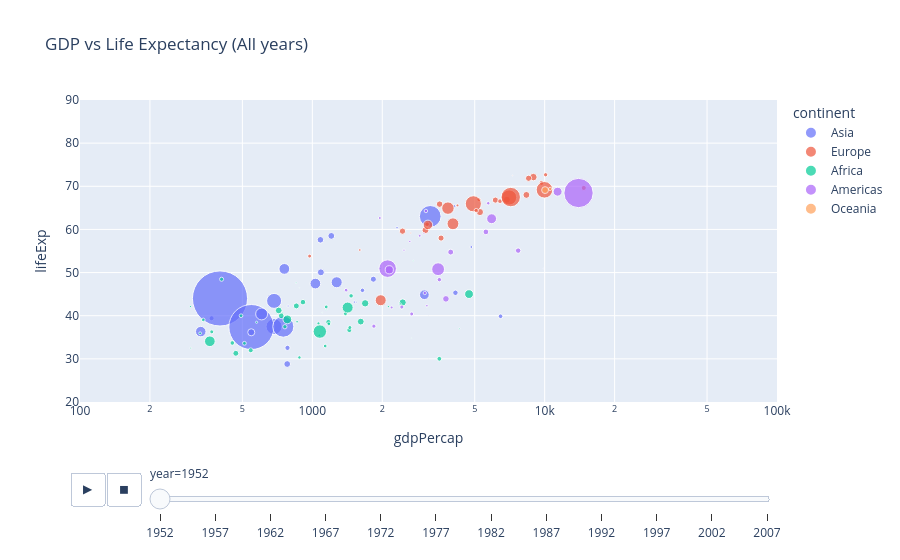

The notebook cell saved with this chart:
### Markdown cell above
#### Animated Scatter Plot — GDP vs Life Expectancy Over Time
Show trends dynamically over time.

### Code cell
fig = px.scatter(df, 
                 x = 'gdpPercap',
                 y = 'lifeExp',
                 color = 'continent',
                 size = 'pop',
                 log_x = True,
                 hover_name = 'country',
                 animation_frame = 'year',
                 animation_group = 'country',
                 size_max = 60,
                 range_y = [20, 90],
                 range_x = [100, 100000],
                 title = 'GDP vs Life Expectancy (All years)')
fig.show()

### Figure 1 — Plotly figure (JSON) as saved in the notebook; plotly's stock layout.template omitted (floating-point values rounded to 4 significant figures)
{"data": [{"hovertemplate": "<b>%{hovertext}</b><br><br>continent=Asia<br>year=1952<br>gdpPercap=%{x}<br>lifeExp=%{y}<br>pop=%{marker.size}<extra></extra>", "hovertext": ["Afghanistan", "Bahrain", "Bangladesh", "Cambodia", "China", "Hong Kong, China", "India", "Indonesia", "Iran", "Iraq", "Israel", "Japan", "Jordan", "Korea, Dem. Rep.", "Korea, Rep.", "Kuwait", "Lebanon", "Malaysia", "Mongolia", "Myanmar", "Nepal", "Oman", "Pakistan", "Philippines", "Saudi Arabia", "Singapore", "Sri Lanka", "Syria", "Taiwan", "Thailand", "Vietnam", "West Bank and Gaza", "Yemen, Rep."], "ids": ["Afghanistan", "Bahrain", "Bangladesh", "Cambodia", "China", "Hong Kong, China", "India", "Indonesia", "Iran", "Iraq", "Israel", "Japan", "Jordan", "Korea, Dem. Rep.", "Korea, Rep.", "Kuwait", "Lebanon", "Malaysia", "Mongolia", "Myanmar", "Nepal", "Oman", "Pakistan", "Philippines", "Saudi Arabia", "Singapore", "Sri Lanka", "Syria", "Taiwan", "Thailand", "Vietnam", "West Bank and Gaza", "Yemen, Rep."], "legendgroup": "Asia", "marker": {"color": "#636efa", "size": [8425333, 120447, 46886859, 4693836, 556263527, 2125900, 372000000, 82052000, 17272000, 5441766, 1620914, 86459025, 607914, 8865488, 20947571, 160000, 1439529, 6748378, 800663, 20092996, 9182536, 507833, 41346560, 22438691, 4005677, 1127000, 7982342, 3661549, 8550362, 21289402, 26246839, 1030585, 4963829], "sizemode": "area", "sizeref": 366300.0, "symbol": "circle"}, "mode": "markers", "name": "Asia", "orientation": "v", "showlegend": true, "type": "scatter", "x": [779.4, 9867.0, 684.2, 368.5, 400.4, 3054.0, 546.6, 749.7, 3035.0, 4130.0, 4087.0, 3217.0, 1547.0, 1088.0, 1031.0, 108400.0, 4835.0, 1831.0, 786.6, 331.0, 545.9, 1828.0, 684.6, 1273.0, 6460.0, 2315.0, 1084.0, 1643.0, 1207.0, 757.8, 605.1, 1516.0, 781.7], "xaxis": "x", "y": [28.8, 50.94, 37.48, 39.42, 44.0, 60.96, 37.37, 37.47, 44.87, 45.32, 65.39, 63.03, 43.16, 50.06, 47.45, 55.56, 55.93, 48.46, 42.24, 36.32, 36.16, 37.58, 43.44, 47.75, 39.88, 60.4, 57.59, 45.88, 58.5, 50.85, 40.41, 43.16, 32.55], "yaxis": "y"}, {"hovertemplate": "<b>%{hovertext}</b><br><br>continent=Europe<br>year=1952<br>gdpPercap=%{x}<br>lifeExp=%{y}<br>pop=%{marker.size}<extra></extra>", "hovertext": ["Albania", "Austria", "Belgium", "Bosnia and Herzegovina", "Bulgaria", "Croatia", "Czech Republic", "Denmark", "Finland", "France", "Germany", "Greece", "Hungary", "Iceland", "Ireland", "Italy", "Montenegro", "Netherlands", "Norway", "Poland", "Portugal", "Romania", "Serbia", "Slovak Republic", "Slovenia", "Spain", "Sweden", "Switzerland", "Turkey", "United Kingdom"], "ids": ["Albania", "Austria", "Belgium", "Bosnia and Herzegovina", "Bulgaria", "Croatia", "Czech Republic", "Denmark", "Finland", "France", "Germany", "Greece", "Hungary", "Iceland", "Ireland", "Italy", "Montenegro", "Netherlands", "Norway", "Poland", "Portugal", "Romania", "Serbia", "Slovak Republic", "Slovenia", "Spain", "Sweden", "Switzerland", "Turkey", "United Kingdom"], "legendgroup": "Europe", "marker": {"color": "#EF553B", "size": [1282697, 6927772, 8730405, 2791000, 7274900, 3882229, 9125183, 4334000, 4090500, 42459667, 69145952, 7733250, 9504000, 147962, 2952156, 47666000, 413834, 10381988, 3327728, 25730551, 8526050, 16630000, 6860147, 3558137, 1489518, 28549870, 7124673, 4815000, 22235677, 50430000], "sizemode": "area", "sizeref": 366300.0, "symbol": "circle"}, "mode": "markers", "name": "Europe", "orientation": "v", "showlegend": true, "type": "scatter", "x": [1601.0, 6137.0, 8343.0, 973.5, 2444.0, 3119.0, 6876.0, 9692.0, 6425.0, 7030.0, 7144.0, 3531.0, 5264.0, 7268.0, 5210.0, 4931.0, 2648.0, 8942.0, 10100.0, 4029.0, 3068.0, 3145.0, 3581.0, 5075.0, 4215.0, 3834.0, 8528.0, 14730.0, 1969.0, 9980.0], "xaxis": "x", "y": [55.23, 66.8, 68.0, 53.82, 59.6, 61.21, 66.87, 70.78, 66.55, 67.41, 67.5, 65.86, 64.03, 72.49, 66.91, 65.94, 59.16, 72.13, 72.67, 61.31, 59.82, 61.05, 58.0, 64.36, 65.57, 64.94, 71.86, 69.62, 43.59, 69.18], "yaxis": "y"}, {"hovertemplate": "<b>%{hovertext}</b><br><br>continent=Africa<br>year=1952<br>gdpPercap=%{x}<br>lifeExp=%{y}<br>pop=%{marker.size}<extra></extra>", "hovertext": ["Algeria", "Angola", "Benin", "Botswana", "Burkina Faso", "Burundi", "Cameroon", "Central African Republic", "Chad", "Comoros", "Congo, Dem. Rep.", "Congo, Rep.", "Cote d'Ivoire", "Djibouti", "Egypt", "Equatorial Guinea", "Eritrea", "Ethiopia", "Gabon", "Gambia", "Ghana", "Guinea", "Guinea-Bissau", "Kenya", "Lesotho", "Liberia", "Libya", "Madagascar", "Malawi", "Mali", "Mauritania", "Mauritius", "Morocco", "Mozambique", "Namibia", "Niger", "Nigeria", "Reunion", "Rwanda", "Sao Tome and Principe", "Senegal", "Sierra Leone", "Somalia", "South Africa", "Sudan", "Swaziland", "Tanzania", "Togo", "Tunisia", "Uganda", "Zambia", "Zimbabwe"], "ids": ["Algeria", "Angola", "Benin", "Botswana", "Burkina Faso", "Burundi", "Cameroon", "Central African Republic", "Chad", "Comoros", "Congo, Dem. Rep.", "Congo, Rep.", "Cote d'Ivoire", "Djibouti", "Egypt", "Equatorial Guinea", "Eritrea", "Ethiopia", "Gabon", "Gambia", "Ghana", "Guinea", "Guinea-Bissau", "Kenya", "Lesotho", "Liberia", "Libya", "Madagascar", "Malawi", "Mali", "Mauritania", "Mauritius", "Morocco", "Mozambique", "Namibia", "Niger", "Nigeria", "Reunion", "Rwanda", "Sao Tome and Principe", "Senegal", "Sierra Leone", "Somalia", "South Africa", "Sudan", "Swaziland", "Tanzania", "Togo", "Tunisia", "Uganda", "Zambia", "Zimbabwe"], "legendgroup": "Africa", "marker": {"color": "#00cc96", "size": [9279525, 4232095, 1738315, 442308, 4469979, 2445618, 5009067, 1291695, 2682462, 153936, 14100005, 854885, 2977019, 63149, 22223309, 216964, 1438760, 20860941, 420702, 284320, 5581001, 2664249, 580653, 6464046, 748747, 863308, 1019729, 4762912, 2917802, 3838168, 1022556, 516556, 9939217, 6446316, 485831, 3379468, 33119096, 257700, 2534927, 60011, 2755589, 2143249, 2526994, 14264935, 8504667, 290243, 8322925, 1219113, 3647735, 5824797, 2672000, 3080907], "sizemode": "area", "sizeref": 366300.0, "symbol": "circle"}, "mode": "markers", "name": "Africa", "orientation": "v", "showlegend": true, "type": "scatter", "x": [2449.0, 3521.0, 1063.0, 851.2, 543.3, 339.3, 1173.0, 1071.0, 1179.0, 1103.0, 780.5, 2126.0, 1389.0, 2670.0, 1419.0, 375.6, 328.9, 362.1, 4293.0, 485.2, 911.3, 510.2, 299.9, 853.5, 298.8, 575.6, 2388.0, 1443.0, 369.2, 452.3, 743.1, 1968.0, 1688.0, 468.5, 2424.0, 761.9, 1077.0, 2719.0, 493.3, 879.6, 1450.0, 879.8, 1136.0, 4725.0, 1616.0, 1148.0, 716.7, 859.8, 1468.0, 734.8, 1147.0, 406.9], "xaxis": "x", "y": [43.08, 30.02, 38.22, 47.62, 31.98, 39.03, 38.52, 35.46, 38.09, 40.72, 39.14, 42.11, 40.48, 34.81, 41.89, 34.48, 35.93, 34.08, 37.0, 30.0, 43.15, 33.61, 32.5, 42.27, 42.14, 38.48, 42.72, 36.68, 36.26, 33.69, 40.54, 50.99, 42.87, 31.29, 41.73, 37.44, 36.32, 52.72, 40.0, 46.47, 37.28, 30.33, 32.98, 45.01, 38.63, 41.41, 41.22, 38.6, 44.6, 39.98, 42.04, 48.45], "yaxis": "y"}, {"hovertemplate": "<b>%{hovertext}</b><br><br>continent=Americas<br>year=1952<br>gdpPercap=%{x}<br>lifeExp=%{y}<br>pop=%{marker.size}<extra></extra>", "hovertext": ["Argentina", "Bolivia", "Brazil", "Canada", "Chile", "Colombia", "Costa Rica", "Cuba", "Dominican Republic", "Ecuador", "El Salvador", "Guatemala", "Haiti", "Honduras", "Jamaica", "Mexico", "Nicaragua", "Panama", "Paraguay", "Peru", "Puerto Rico", "Trinidad and Tobago", "United States", "Uruguay", "Venezuela"], "ids": ["Argentina", "Bolivia", "Brazil", "Canada", "Chile", "Colombia", "Costa Rica", "Cuba", "Dominican Republic", "Ecuador", "El Salvador", "Guatemala", "Haiti", "Honduras", "Jamaica", "Mexico", "Nicaragua", "Panama", "Paraguay", "Peru", "Puerto Rico", "Trinidad and Tobago", "United States", "Uruguay", "Venezuela"], "legendgroup": "Americas", "marker": {"color": "#ab63fa", "size": [17876956, 2883315, 56602560, 14785584, 6377619, 12350771, 926317, 6007797, 2491346, 3548753, 2042865, 3146381, 3201488, 1517453, 1426095, 30144317, 1165790, 940080, 1555876, 8025700, 2227000, 662850, 157553000, 2252965, 5439568], "sizemode": "area", "sizeref": 366300.0, "symbol": "circle"}, "mode": "markers", "name": "Americas", "orientation": "v", "showlegend": true, "type": "scatter", "x": [5911.0, 2677.0, 2109.0, 11370.0, 3940.0, 2144.0, 2627.0, 5587.0, 1398.0, 3522.0, 3048.0, 2428.0, 1840.0, 2195.0, 2899.0, 3478.0, 3112.0, 2480.0, 1952.0, 3759.0, 3082.0, 3023.0, 13990.0, 5717.0, 7690.0], "xaxis": "x", "y": [62.48, 40.41, 50.92, 68.75, 54.74, 50.64, 57.21, 59.42, 45.93, 48.36, 45.26, 42.02, 37.58, 41.91, 58.53, 50.79, 42.31, 55.19, 62.65, 43.9, 64.28, 59.1, 68.44, 66.07, 55.09], "yaxis": "y"}, {"hovertemplate": "<b>%{hovertext}</b><br><br>continent=Oceania<br>year=1952<br>gdpPercap=%{x}<br>lifeExp=%{y}<br>pop=%{marker.size}<extra></extra>", "hovertext": ["Australia", "New Zealand"], "ids": ["Australia", "New Zealand"], "legendgroup": "Oceania", "marker": {"color": "#FFA15A", "size": [8691212, 1994794], "sizemode": "area", "sizeref": 366300.0, "symbol": "circle"}, "mode": "markers", "name": "Oceania", "orientation": "v", "showlegend": true, "type": "scatter", "x": [10040.0, 10560.0], "xaxis": "x", "y": [69.12, 69.39], "yaxis": "y"}], "layout": {"legend": {"itemsizing": "constant", "title": {"text": "continent"}, "tracegroupgap": 0}, "sliders": [{"active": 0, "currentvalue": {"prefix": "year="}, "len": 0.9, "pad": {"b": 10, "t": 60}, "steps": [{"args": [["1952"], {"frame": {"duration": 0, "redraw": false}, "fromcurrent": true, "mode": "immediate", "transition": {"duration": 0, "easing": "linear"}}], "label": "1952", "method": "animate"}, {"args": [["1957"], {"frame": {"duration": 0, "redraw": false}, "fromcurrent": true, "mode": "immediate", "transition": {"duration": 0, "easing": "linear"}}], "label": "1957", "method": "animate"}, {"args": [["1962"], {"frame": {"duration": 0, "redraw": false}, "fromcurrent": true, "mode": "immediate", "transition": {"duration": 0, "easing": "linear"}}], "label": "1962", "method": "animate"}, {"args": [["1967"], {"frame": {"duration": 0, "redraw": false}, "fromcurrent": true, "mode": "immediate", "transition": {"duration": 0, "easing": "linear"}}], "label": "1967", "method": "animate"}, {"args": [["1972"], {"frame": {"duration": 0, "redraw": false}, "fromcurrent": true, "mode": "immediate", "transition": {"duration": 0, "easing": "linear"}}], "label": "1972", "method": "animate"}, {"args": [["1977"], {"frame": {"duration": 0, "redraw": false}, "fromcurrent": true, "mode": "immediate", "transition": {"duration": 0, "easing": "linear"}}], "label": "1977", "method": "animate"}, {"args": [["1982"], {"frame": {"duration": 0, "redraw": false}, "fromcurrent": true, "mode": "immediate", "transition": {"duration": 0, "easing": "linear"}}], "label": "1982", "method": "animate"}, {"args": [["1987"], {"frame": {"duration": 0, "redraw": false}, "fromcurrent": true, "mode": "immediate", "transition": {"duration": 0, "easing": "linear"}}], "label": "1987", "method": "animate"}, {"args": [["1992"], {"frame": {"duration": 0, "redraw": false}, "fromcurrent": true, "mode": "immediate", "transition": {"duration": 0, "easing": "linear"}}], "label": "1992", "method": "animate"}, {"args": [["1997"], {"frame": {"duration": 0, "redraw": false}, "fromcurrent": true, "mode": "immediate", "transition": {"duration": 0, "easing": "linear"}}], "label": "1997", "method": "animate"}, {"args": [["2002"], {"frame": {"duration": 0, "redraw": false}, "fromcurrent": true, "mode": "immediate", "transition": {"duration": 0, "easing": "linear"}}], "label": "2002", "method": "animate"}, {"args": [["2007"], {"frame": {"duration": 0, "redraw": false}, "fromcurrent": true, "mode": "immediate", "transition": {"duration": 0, "easing": "linear"}}], "label": "2007", "method": "animate"}], "x": 0.1, "xanchor": "left", "y": 0, "yanchor": "top"}], "title": {"text": "GDP vs Life Expectancy (All years)"}, "updatemenus": [{"buttons": [{"args": [null, {"frame": {"duration": 500, "redraw": false}, "fromcurrent": true, "mode": "immediate", "transition": {"duration": 500, "easing": "linear"}}], "label": "&#9654;", "method": "animate"}, {"args": [[null], {"frame": {"duration": 0, "redraw": false}, "fromcurrent": true, "mode": "immediate", "transition": {"duration": 0, "easing": "linear"}}], "label": "&#9724;", "method": "animate"}], "direction": "left", "pad": {"r": 10, "t": 70}, "showactive": false, "type": "buttons", "x": 0.1, "xanchor": "right", "y": 0, "yanchor": "top"}], "xaxis": {"anchor": "y", "domain": [0, 1], "range": [2, 5], "title": {"text": "gdpPercap"}, "type": "log"}, "yaxis": {"anchor": "x", "domain": [0, 1], "range": [20, 90], "title": {"text": "lifeExp"}}}}
